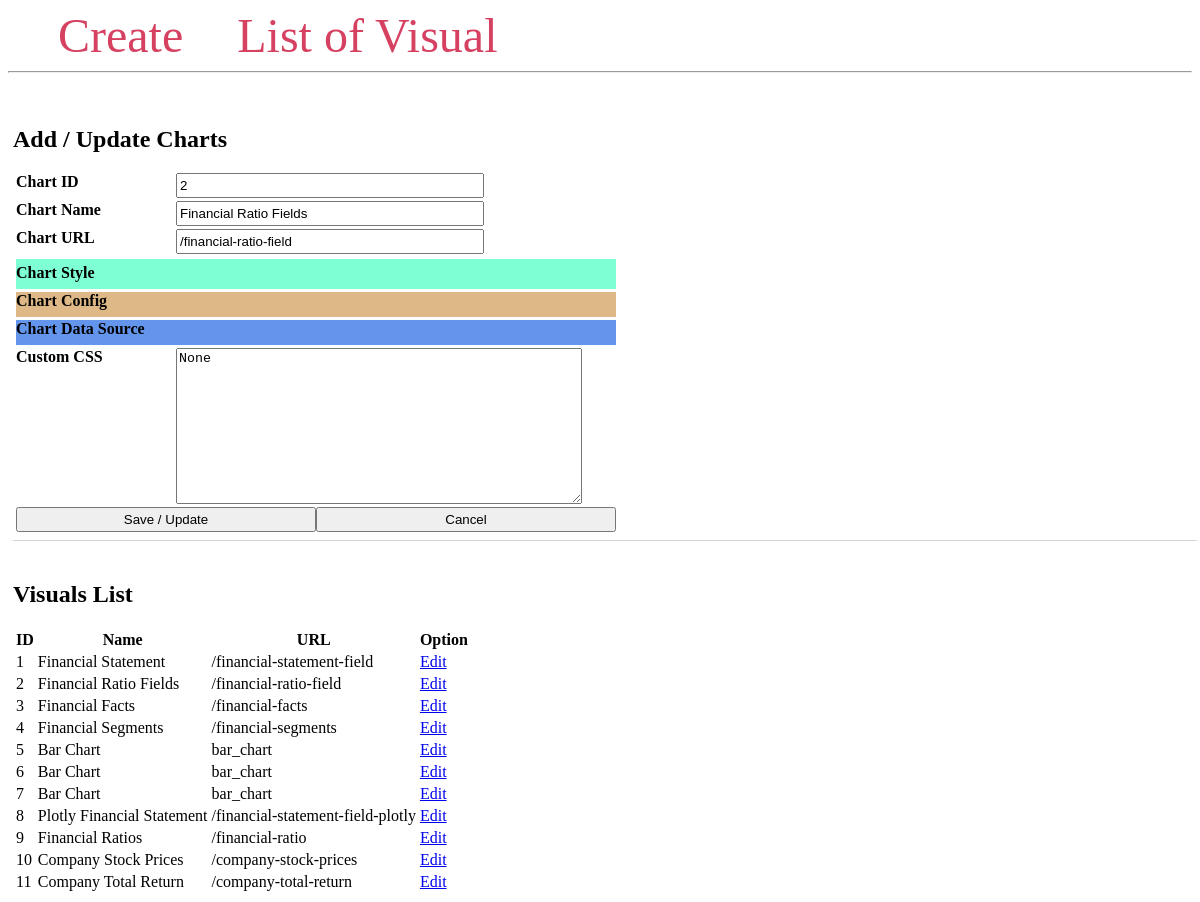
/charts-management?modify=2, run on the app's committed database.
### tables this page shows
CREATE TABLE ChartConfigs(
    chart_id             INTEGER PRIMARY KEY AUTOINCREMENT,
    chart_name           NVARCHAR(256)     NOT NULL,
    chart_url_name       NVARCHAR(256)     NOT NULL,
    chart_styles         NVARCHAR(1024)    NULL,
    chart_configs        NVARCHAR(1024)    NULL,
    chart_data_source    NVARCHAR(1024)    NULL
, custom_css TEXT);

### app/__init__.py (the view)
    @app.route("/charts-management")
    def charts_management():
        selected = request.args.get("modify")
        charts = Dal.get_all_visuals()
        data = {
                'chart_id': 0,
                'chart_name': 'Bar Chart',
                'chart_url_name': 'bar_chart',
                'chart_styles': '{"background":"transparent"}',
                'chart_configs': '{"title": "My Bar Chart"}',
                'chart_data_source': '{"datasource":"url"}',
                'custom_css':''
            }
        modify = Visual.from_dict(data)
        if not selected is None :
            modify = get_chart_by_chart_id(charts, int(selected))
        return render_template('charts.html', data=charts, modify=modify)

### app/module/dal.py (called while the page is built)
    def get_all_visuals():
        conn = sqlite3.connect(Config.DB_FILE)
        c = conn.cursor()
        c.execute("SELECT chart_id, chart_name, chart_url_name, chart_styles, chart_configs, chart_data_source, custom_css FROM ChartConfigs")
        all_charts = [Visual.from_row(row) for row in c.fetchall()]
        conn.close()
        return all_charts

### app/module/visual.py (called while the page is built)
    @classmethod
    def from_dict(cls, data_dict):
        return cls(
            data_dict['chart_id'],
            data_dict['chart_name'],
            data_dict['chart_url_name'],
            data_dict['chart_styles'],
            data_dict['chart_configs'],
            data_dict['chart_data_source'],
            data_dict['custom_css']
        )

    @classmethod
    def from_row(cls, row):
        return cls(
            row[0],
            row[1],
            row[2],
            row[3],
            row[4],
            row[5],
            row[6])

### app/templates/charts.html (shortened to what this page needs)
<!DOCTYPE html>
<html lang="en">
<head>
    <link  rel="stylesheet" type="text/css" href="/static/css/style.css">
    <link rel="stylesheet" href="/static/css/jsoneditor.css"/>
</head>
<body>
    <nav>
        <a href="#">Create</a>
        <a href="#">List of Visual</a>
    </nav>
    <hr>
    <div class="content">
        <form action="" method="POST">
       <div class="charts_form">
            <h2>Add / Update Charts</h2>
            <div class="row">
                <label>Chart ID</label>
                <input type="text" id="chart_id" name="chart_id" readonly="true" value="{{modify.chart_id}}" placeholder="Chart ID">
            </div>
            <div class="row">
                <label>Chart Name</label>
                <input type="text" id="chart_name" name="chart_name"  placeholder="Chart Name" value="{{modify.chart_name}}">
            </div>
            <div class="row">
                <label>Chart URL</label>
                <input type="text" id="chart_url_name" name="chart_url_name" value="{{modify.chart_url_name}}"  placeholder="Chart URL (Down Link)">
            </div>
            <div class="row">
                <label>Chart Style</label>
            </div>
            <div class="row">
                <label>Chart Config</label>
            </div>
            <div class="row">
                <label>Chart Data Source</label>
            </div>
            <div class="row">
                <label>Custom CSS</label>
                <textarea  id="custom_css" name="custom_css"  placeholder="Custom CSS">{{modify.custom_css}}</textarea>
            </div>
            <div class="row">
                <input type="submit" title="Save / Update" value="Save / Update">
                <input type="button" title="Cancel" value="Cancel">
            </div>
       </div>
       </form>
       <br />
       <div class="charts_list">
        <h2>Visuals List</h2>
        <table>
            <thead>
            <tr>
                <th>ID</th>
                <th>Name</th>
                <th>URL</th>
                <th>Option</th>
            </tr>
            </thead>
            <tbody>
                {% for config in data %}
                  <tr>
                    <td>{{ config.chart_id }}</td>
                    <td>{{ config.chart_name }}</td>
                    <td>{{ config.chart_url_name }}</td>
                    <td><a href="?modify={{ config.chart_id }}">Edit</a></td>
                  </tr>
                {% endfor %}
              </tbody>
        </table>
       </div>
    </div>
</body>
</html>

### app/static/css/style.css (style rules this page uses)
h2 { width: 100%; }
.content { margin: 5px; width: 100%; display: flex; flex-direction: row; flex-wrap: wrap; }
nav a { color: #d64161; font-size: 3em; margin-left: 50px; text-decoration: none; }
.charts_list { width: 100%; padding-top: 20px; border-top: solid 1px #cccc; margin-top: 5px; }
.charts_form { width: 100%; padding-top: 20px; margin-top: 5px; }
.charts_form label { width: 160px; font-weight: bold;display: flex;vertical-align: top; }
.charts_form input { width: 300px; }
.charts_form textarea { width: 400px; height: 150px; }
.charts_form .row { min-height: 25px;display:flex;margin: 3px; }
.charts_form .row:nth-of-type(4) { background-color: aquamarine;margin-top: 5px;padding-top: 5px; }
.charts_form .row:nth-of-type(5) { background-color: burlywood; }
.charts_form .row:nth-of-type(6) { background-color: cornflowerblue; }

### data on the page
ChartConfigs: chart_id "2", chart_name "Financial Ratio Fields", chart_url_name "/financial-ratio-field"
ChartConfigs: chart_id "1", chart_name "Financial Statement", chart_url_name "/financial-statement-field"
ChartConfigs: chart_id "3", chart_name "Financial Facts", chart_url_name "/financial-facts"
ChartConfigs: chart_id "4", chart_name "Financial Segments", chart_url_name "/financial-segments"
ChartConfigs: chart_id "5", chart_name "Bar Chart", chart_url_name "bar_chart"
ChartConfigs: chart_id "6", chart_name "Bar Chart", chart_url_name "bar_chart"
ChartConfigs: chart_id "7", chart_name "Bar Chart", chart_url_name "bar_chart"
ChartConfigs: chart_id "8", chart_name "Plotly Financial Statement", chart_url_name "/financial-statement-field-plotly"
ChartConfigs: chart_id "9", chart_name "Financial Ratios", chart_url_name "/financial-ratio"
ChartConfigs: chart_id "10", chart_name "Company Stock Prices", chart_url_name "/company-stock-prices"
ChartConfigs: chart_id "11", chart_name "Company Total Return", chart_url_name "/company-total-return"
